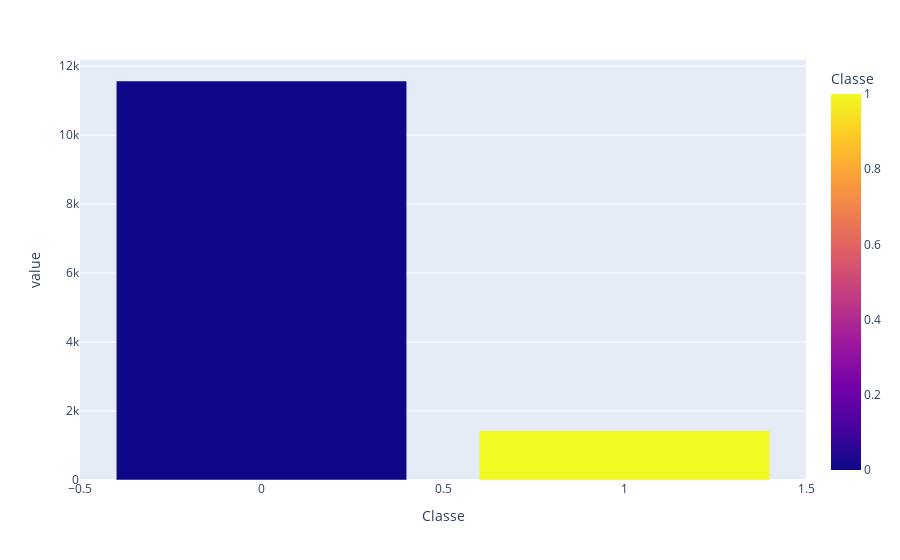

Notebook code cell kept with this figure:
### Markdown cell above
Percebe-se que os dados estão desbalanceados, há mais casos com transações legítmas do que fraudulentas

### Code cell
px.bar(contagem_target,color=contagem_target.index)

### Figure 1 — Plotly figure (JSON) as saved in the notebook; plotly's stock layout.template omitted (floating-point values rounded to 4 significant figures)
{"data": [{"hovertemplate": "Classe=%{marker.color}<br>value=%{y}<extra></extra>", "legendgroup": "", "marker": {"color": [0, 1], "coloraxis": "coloraxis", "pattern": {"shape": ""}}, "name": "", "orientation": "v", "showlegend": false, "textposition": "auto", "type": "bar", "x": [0, 1], "xaxis": "x", "y": [11570, 1430], "yaxis": "y"}], "layout": {"barmode": "relative", "coloraxis": {"colorbar": {"title": {"text": "Classe"}}, "colorscale": [[0, "#0d0887"], [0.1111, "#46039f"], [0.2222, "#7201a8"], [0.3333, "#9c179e"], [0.4444, "#bd3786"], [0.5556, "#d8576b"], [0.6667, "#ed7953"], [0.7778, "#fb9f3a"], [0.8889, "#fdca26"], [1, "#f0f921"]]}, "legend": {"tracegroupgap": 0}, "margin": {"t": 60}, "xaxis": {"anchor": "y", "domain": [0, 1], "title": {"text": "Classe"}}, "yaxis": {"anchor": "x", "domain": [0, 1], "title": {"text": "value"}}}}
